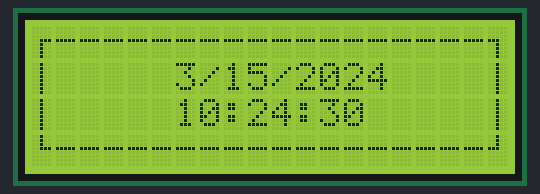
Simulated run of this sketch. Board: Arduino Uno, built with avr-gcc and run on an emulated ATmega328P. Shown: 20×4 character LCD. The local clock reads 2024-03-15 10:24:30 at power-on unless the sketch sets it.

Above: at 0.2 s.
At 4.3 s:
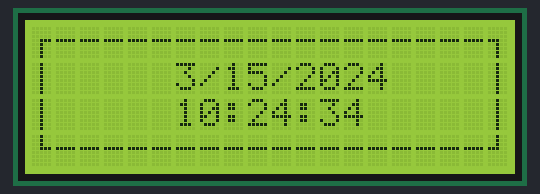
At 11.4 s:
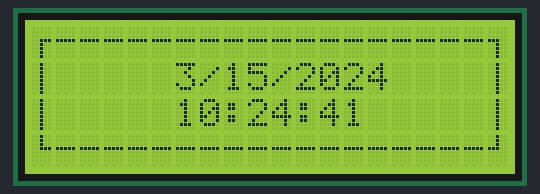
At 19.6 s:
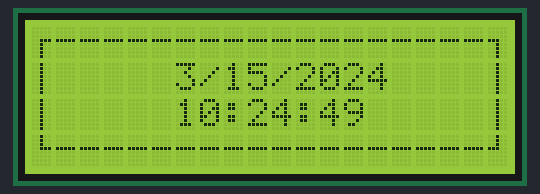
At 29.8 s:
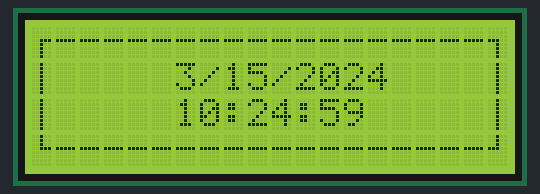
At 39.0 s:
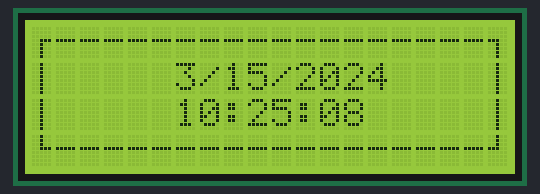

The sketch:

clock.ino
```cpp
#include <Wire.h>
#include <LiquidCrystal_I2C.h>
#include <DS1307RTC.h>

LiquidCrystal_I2C lcd(0x27, 2, 1, 0, 4, 5, 6, 7, 3, POSITIVE);  // Set the LCD I2C address


byte verticalLine[8] = {
  B00100,
  B00100,
  B00100,
  B00100,
  B00100,
  B00100,
  B00100,
  B00100
};

byte char2[8] = {
  B00000,
  B00000,
  B00000,
  B11100,
  B00100,
  B00100,
  B00100,
  B00100
};

byte char1[8] = {
  0b00000,
  0b00000,
  0b00000,
  0b00111,
  0b00100,
  0b00100,
  0b00100,
  0b00100
};

byte char3[8] = {
  0b00100,
  0b00100,
  0b00100,
  0b00111,
  0b00000,
  0b00000,
  0b00000,
  0b00000
};

byte char4[8] = {
  0b00100,
  0b00100,
  0b00100,
  0b11100,
  0b00000,
  0b00000,
  0b00000,
  0b00000
};

void printTime(int character,int line, tmElements_t tm)
{
  String seconds,minutes;
  lcd.setCursor(character,line);
  lcd.print(tm.Hour);
  lcd.print(":");
  if(tm.Minute<10)
  {
    minutes = "0"+String(tm.Minute);
    lcd.print(minutes);
  }else
  {
    lcd.print(tm.Minute);
  }
  lcd.print(":");
  if(tm.Second<10)
  {
    seconds = "0"+String(tm.Second);
    lcd.print(seconds);
  }else
  {
    lcd.print(tm.Second);
  }
}

void printDate(int character,int line, tmElements_t tm)
{
  lcd.setCursor(character,line);
  lcd.print(tm.Month);
  lcd.print("/");
  lcd.print(tm.Day);
  lcd.print("/");
  lcd.print(tmYearToCalendar(tm.Year));
}

void printFrame()
{
  lcd.setCursor(1,0);
  lcd.print("------------------");
  lcd.setCursor(1,3);
  lcd.print("------------------");
  lcd.setCursor(0,1);
  lcd.write(byte(0));
  lcd.setCursor(0,2);
  lcd.write(byte(0));
  lcd.setCursor(19,1);
  lcd.write(byte(0));
  lcd.setCursor(19,2);
  lcd.write(byte(0));
  lcd.setCursor(0,0);
  lcd.write(byte(1));
  lcd.setCursor(19,0);
  lcd.write(byte(2));
  lcd.setCursor(0,3);
  lcd.write(byte(3));
  lcd.setCursor(19,3);
  lcd.write(byte(4));
}

void createCustomCharacters()
{
  lcd.createChar(0, verticalLine);
  lcd.createChar(1, char1);
  lcd.createChar(2, char2);
  lcd.createChar(3, char3);
  lcd.createChar(4, char4);
}

void setup()
{
  lcd.begin(20, 4);

  createCustomCharacters();

  printFrame();
}
void loop()
{
  tmElements_t tm;

  if (RTC.read(tm))
  {
    printDate(6, 1, tm);
    printTime(6, 2, tm);

  }
  else
  {
    if (RTC.chipPresent())
    {

    }
    else
    {

    }
    delay(9000);
  }
  delay(1000);
}
```

Measured:
- what the display in image 1 shows lasts 1.1 s, from 4.2 s to 5.3 s
